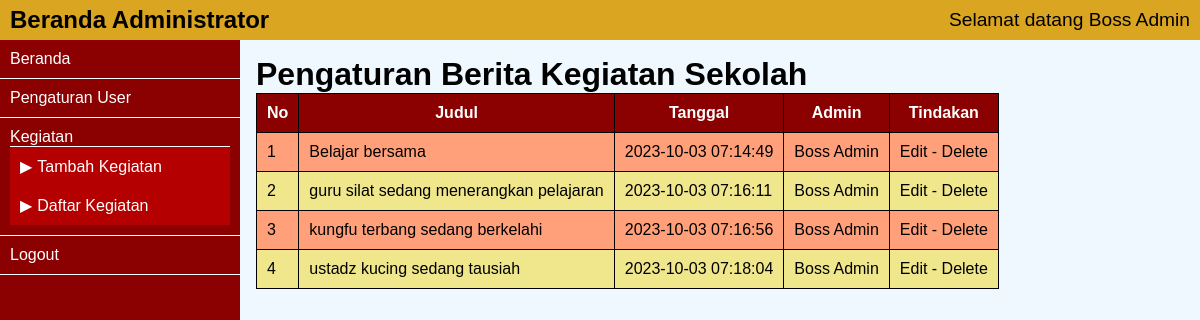
/admin/kegiatan-daftar.php (signed in), run on the app's committed database.
### tables this page shows
CREATE TABLE `kegiatan` (
  `ID_kegiatan` int(10) NOT NULL,
  `judul_kegiatan` varchar(200) NOT NULL,
  `artikel_kegiatan` text NOT NULL,
  `tgl_upload` datetime NOT NULL,
  `ID_admin` int(2) NOT NULL
);

### admin/functions.php (the view, shortened to what this page needs)
<?php
function get_data( $sql ) {
    global $koneksi;
    $hasil = array();
    $query = mysqli_query($koneksi, $sql);
    if (mysqli_num_rows($query) == 0) {
        return $hasil;
    }
    else
    {
        while( $row = mysqli_fetch_assoc($query)){
            $hasil[] = $row;
        }
        return $hasil;
    }
}
function buat_tabel( $class, $judul, $array ) {
    $nomor_urut = 1;
    $hasil = "<table class='$class'>";
    $hasil .= "<tr><th>No</th>";
    for($i=0; $i<count($judul); $i++) {
        $hasil .= "<th>$judul[$i]</th>";
    }
    $hasil .= "</tr>";
    for ($i=0; $i<count($array); $i++) {
        $hasil .= "<tr>";
        $hasil .= "<td>$nomor_urut</td>";
        $nomor_urut ++;
        $baris = $array[$i];
        for ($j=0; $j<count($baris); $j++) {
            $hasil .= "<TD>$baris[$j]</TD>";
        }
        $hasil .= "</tr>";
    }
    $hasil .= "</table>";
    echo $hasil;
}

### admin/header.php (shortened to what this page needs)
<!DOCTYPE html>
<html lang="en">
<head>
    <link rel="stylesheet" href="style-admin.css">
</head>
<body>
<header>
    <h1>Beranda Administrator</h1>
    <h2>Selamat datang
        <?= $_SESSION["user"]["display_name"] ?>
        </h2>
</header>
<div class="wadah_main">
<nav>
    <ul class='menu'>
        <li>
            <a href="beranda.php">Beranda</a>
        </li>
<?php
if ($_SESSION["user"]["admin_level"] == 1) :
?>
        <li>
            <a href="user.php">Pengaturan User</a>
        </li>
<?php
endif;
?>
  <li>
    <a href="#">Kegiatan</a>
      <ul>
        <li><a href="kegiatan-tambah.php">Tambah Kegiatan</a></li>
        <li><a href="kegiatan-daftar.php">Daftar Kegiatan</a></li>
      </ul>
  </li>
  <li>
    <a href="logout.php">Logout</a>
  </li>
    </ul>
</nav>

### admin/kegiatan-daftar.php (shortened to what this page needs)
<?php
include "config.php";
include "functions.php";
include "lib_kegiatan.php";
include "header.php";
?>
<main>
<h1>Pengaturan Berita Kegiatan Sekolah</h1>
<?php
get_kegiatan();
?>
</main>
</div>
</body>
</html>

### admin/lib_kegiatan.php
<?php
function get_kegiatan() {
 $sql = "SELECT
             kegiatan.ID_kegiatan ,
             kegiatan.judul_kegiatan ,
             kegiatan.tgl_upload ,
             admin.display_name
            FROM
             kegiatan LEFT JOIN admin
            ON
             kegiatan.ID_admin = admin.ID_admin";
 $hasil = get_data ($sql);
 $array_judul = array( "Judul", "Tanggal",
                      "Admin", "Tindakan" );
 $array = array();
 if (count($hasil) > 0) {
  for ($i=0; $i<count($hasil); $i++) {
   $item = array(
     $hasil[$i]["judul_kegiatan"] ,
     $hasil[$i]["tgl_upload"] ,
     $hasil[$i]["display_name"] ,
     "Edit - Delete"
    );
    $array[] = $item;
  }
  buat_tabel("tabel_login",
             $array_judul,
             $array );
 }
}

### admin/style-admin.css (style rules this page uses)
* { margin:0; padding:0; box-sizing: border-box; }
html, body { height: 100%; font-family: Arial; }
.tabel_login, .tabel_login tr, .tabel_login th, .tabel_login td { border:1px solid black; border-collapse: collapse; }
.tabel_login th, .tabel_login td { padding: 10px; }
.tabel_login tr:nth-child(odd) { background-color: khaki; }
.tabel_login tr:nth-child(even) { background-color:lightsalmon; }
.tabel_login th { color: white; background-color: darkred; }
header { height:40px; display: flex; justify-content: space-between; align-items: center; padding: 0 10px; background-color: goldenrod; }
header h1 { font-size: 1.5rem; }
header h2 { text-align: right; font-size:1.2rem; font-weight: lighter; }
.wadah_main { display: flex; height:100%; }
nav { width: 20%; background-color: darkred; }
main { width: 80%; background-color: aliceblue; padding: 1rem; }
.menu { list-style-type: none; }
.menu>li { padding:10px; border-bottom: 1px solid white; }
.menu li a { color: white; text-decoration: none; display: block; }
.menu li ul { border-top: 1px solid white; }
.menu li ul li { padding:10px; background-color: rgb(180,0,0); }
.menu li ul li a::before { content:"\25b6"; padding-right:5px; }

### data on the page
kegiatan: judul_kegiatan "Belajar bersama", tgl_upload "2023-10-03 07:14:49"
kegiatan: judul_kegiatan "guru silat sedang menerangkan pelajaran", tgl_upload "2023-10-03 07:16:11"
kegiatan: judul_kegiatan "kungfu terbang sedang berkelahi", tgl_upload "2023-10-03 07:16:56"
kegiatan: judul_kegiatan "ustadz kucing sedang tausiah", tgl_upload "2023-10-03 07:18:04"

### other printed values
$_SESSION["user"]["display_name"] "Boss Admin"
$judul[$i] "Judul"
$judul[$i] "Tanggal"
$judul[$i] "Admin"
$judul[$i] "Tindakan"
$baris[$j] "Boss Admin"
$baris[$j] "Edit - Delete"
